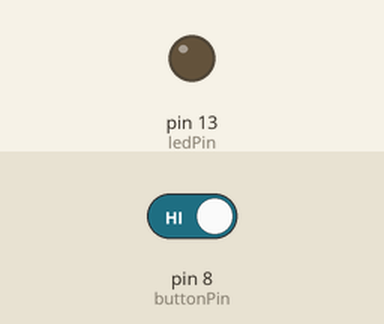
A sketch run on a simulated Arduino Uno, built with avr-gcc and run on an emulated ATmega328P. On the bench: output pins drawn as LEDs (lit = HIGH). The test bench sets the inputs (shaded band); at power-on: pin 8 (buttonPin) HIGH. What the sketch prints to the serial monitor is not drawn.

Above: at 1.2 s.
1.3 s: pin 8 (buttonPin) driven LOW
At 5.4 s:
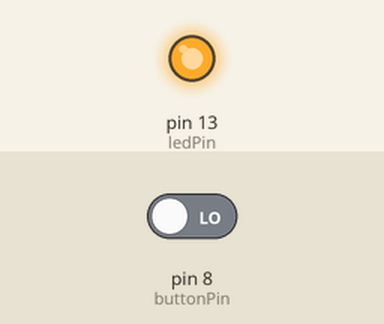
7.0 s: pin 8 (buttonPin) driven HIGH
Timing chart, 0 to 20.1 s (numbered marks = the images above; inputs shaded):
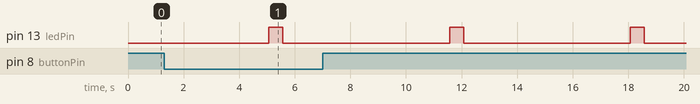

Measured:
- by itself, pin 13 (ledPin): alternates HIGH for 0.50 s and LOW for 6.0 s

The sketch:

BreadboardDebug.ino
```cpp
int ledPin = 13;
int buttonPin = 8;
boolean buttonPressed = false;
int pressedButtonState = HIGH; //normally closed

void setup() {
  pinMode(ledPin, OUTPUT);
  pinMode(buttonPin, INPUT);
  digitalWrite(buttonPin, HIGH); //pullup
  Serial.begin(9600);

  //get initial button state
  if (digitalRead(buttonPin) == pressedButtonState) {
    Serial.println("The button is currently pressed.");
    Serial.println("You may have wired it wrong.");
    Serial.println("If your button normally open, change pressedButtonState");
  }
  Serial.println("Initialized");
}

void loop() {
  int read1, read2;

  // pulse the light
  delay(5000);
  digitalWrite(ledPin, HIGH);
  delay(500);
  digitalWrite(ledPin, LOW);

  // check the button
  read1 = digitalRead(buttonPin);
  delay(1000);
  read2 = digitalRead(buttonPin);
  if (read1 == read2 && read1 == pressedButtonState) {
    buttonPressed = true;
  }

  // write the result
  if (buttonPressed) {
    Serial.println("OKAY!");
    buttonPressed = false;
  } else {
    Serial.println("I'm not seeing anything from the button :(");
  }
}
```
